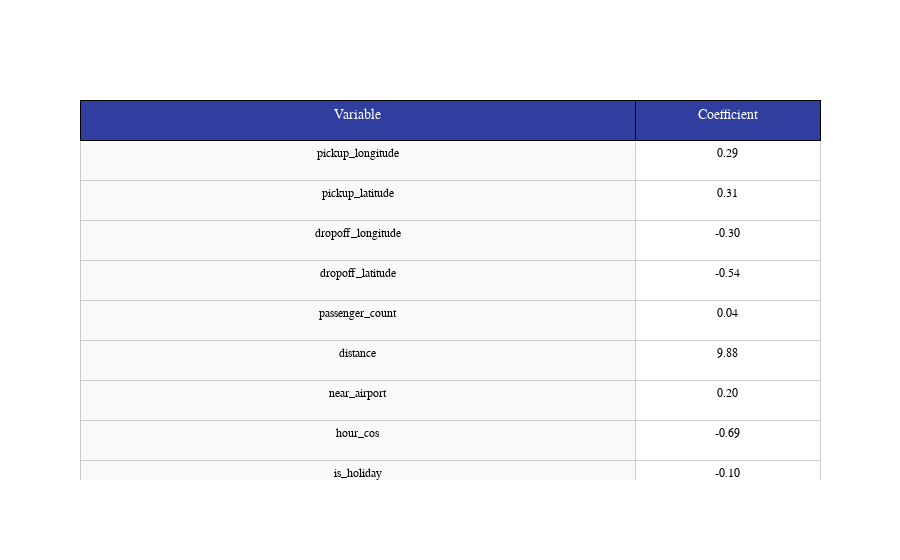

Source (notebook cell):
### Code cell
tabl=create_table(numerical_coefficients_df)

### Figure 1 — Plotly figure (JSON) as saved in the notebook; plotly's stock layout.template omitted (floating-point values rounded to 4 significant figures)
{"data": [{"cells": {"align": ["center", "center"], "fill": {"color": ["#f9f9f9", "#ffffff"]}, "font": {"color": "rgb(0, 0, 0)", "family": "Arial, sans-serif", "size": 12}, "height": 40, "line": {"color": "rgb(204, 204, 204)", "width": 1}, "values": [["pickup_longitude", "pickup_latitude", "dropoff_longitude", "dropoff_latitude", "passenger_count", "distance", "near_airport", "hour_cos", "is_holiday"], ["0.29", "0.31", "-0.30", "-0.54", "0.04", "9.88", "0.20", "-0.69", "-0.10"]]}, "columnwidth": [300, 100], "header": {"align": "center", "fill": {"color": "rgb(48, 63, 159)"}, "font": {"color": "white", "family": "Arial, sans-serif", "size": 14}, "height": 40, "line": {"color": "rgb(0, 0, 0)", "width": 1}, "values": ["Variable", "Coefficient"]}, "type": "table"}], "layout": {"autosize": true}}
